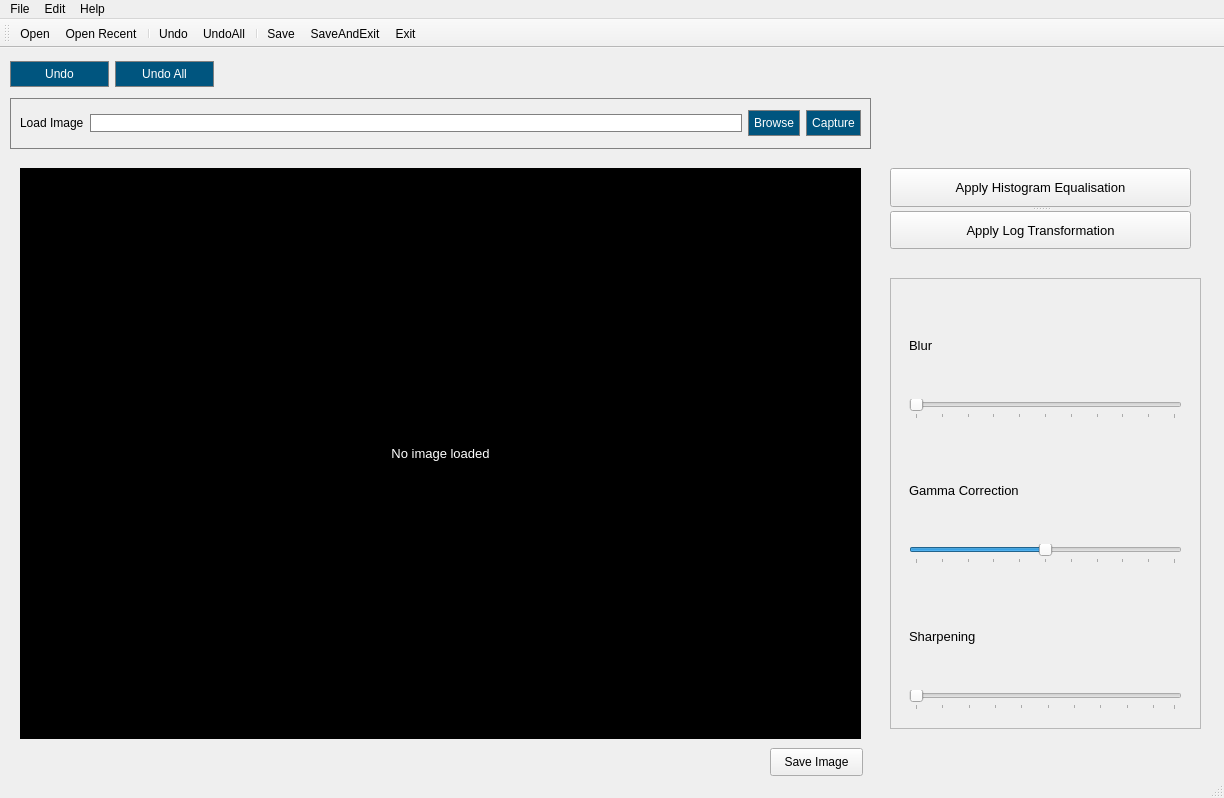
<?xml version="1.0" encoding="UTF-8"?>
<ui version="4.0">
 <class>MainWindow</class>
 <widget class="QMainWindow" name="MainWindow">
  <property name="geometry">
   <rect>
    <x>0</x>
    <y>0</y>
    <width>1224</width>
    <height>798</height>
   </rect>
  </property>
  <property name="windowTitle">
   <string>MainWindow</string>
  </property>
  <widget class="QWidget" name="centralwidget">
   <widget class="QFrame" name="ImageAq">
    <property name="geometry">
     <rect>
      <x>10</x>
      <y>50</y>
      <width>861</width>
      <height>51</height>
     </rect>
    </property>
    <property name="styleSheet">
     <string notr="true">border: 1px solid grey;
</string>
    </property>
    <property name="frameShape">
     <enum>QFrame::StyledPanel</enum>
    </property>
    <property name="frameShadow">
     <enum>QFrame::Raised</enum>
    </property>
    <layout class="QHBoxLayout" name="horizontalLayout_3">
     <item>
      <layout class="QHBoxLayout" name="horizontalLayout">
       <item>
        <widget class="QLabel" name="label_2">
         <property name="styleSheet">
          <string notr="true">font: 10pt &quot;Arial&quot;;
border: 0px;</string>
         </property>
         <property name="text">
          <string>&lt;html&gt;&lt;head/&gt;&lt;body&gt;&lt;p&gt;&lt;span style=&quot; color:#000000;&quot;&gt;Load Image&lt;/span&gt;&lt;/p&gt;&lt;/body&gt;&lt;/html&gt;</string>
         </property>
        </widget>
       </item>
       <item>
        <widget class="QLineEdit" name="lineEdit">
         <property name="styleSheet">
          <string notr="true">background-color: rgb(255, 255, 255);</string>
         </property>
        </widget>
       </item>
       <item>
        <widget class="QPushButton" name="Browse">
         <property name="styleSheet">
          <string notr="true"> border: 1px solid grey;
  color: white;
  padding: 5px 5px;
  text-align: center;
  text-decoration: none;
  display: inline-block;
font: 10pt &quot;Arial&quot;;
background-color: rgb(0, 85, 127);</string>
         </property>
         <property name="text">
          <string>Browse</string>
         </property>
        </widget>
       </item>
       <item>
        <widget class="QPushButton" name="pushButton">
         <property name="styleSheet">
          <string notr="true"> border: 1px solid grey;
  color: white;
  padding: 5px 5px;
  text-align: center;
  text-decoration: none;
  display: inline-block;
font: 10pt &quot;Arial&quot;;
background-color: rgb(0, 85, 127);</string>
         </property>
         <property name="text">
          <string>Capture</string>
         </property>
        </widget>
       </item>
      </layout>
     </item>
    </layout>
   </widget>
   <widget class="QWidget" name="layoutWidget">
    <property name="geometry">
     <rect>
      <x>10</x>
      <y>10</y>
      <width>204</width>
      <height>33</height>
     </rect>
    </property>
    <layout class="QHBoxLayout" name="horizontalLayout_2">
     <item>
      <widget class="QPushButton" name="UndoBtn">
       <property name="styleSheet">
        <string notr="true"> border: 1px solid grey;
  color: white;
  padding: 5px 5px;
  text-align: center;
  text-decoration: none;
  display: inline-block;
font: 10pt &quot;Arial&quot;;
background-color: rgb(0, 85, 127);</string>
       </property>
       <property name="text">
        <string>Undo</string>
       </property>
      </widget>
     </item>
     <item>
      <widget class="QPushButton" name="UndoAllBtn">
       <property name="styleSheet">
        <string notr="true"> border: 1px solid grey;
  color: white;
  padding: 5px 5px;
  text-align: center;
  text-decoration: none;
  display: inline-block;
font: 10pt &quot;Arial&quot;;
background-color: rgb(0, 85, 127);</string>
       </property>
       <property name="text">
        <string>Undo All</string>
       </property>
      </widget>
     </item>
    </layout>
   </widget>
   <widget class="QLabel" name="DisplayImage">
    <property name="geometry">
     <rect>
      <x>20</x>
      <y>120</y>
      <width>841</width>
      <height>571</height>
     </rect>
    </property>
    <property name="font">
     <font>
      <pointsize>10</pointsize>
     </font>
    </property>
    <property name="styleSheet">
     <string notr="true">background-color: rgb(0, 0, 0);
color: rgb(255, 255, 255);</string>
    </property>
    <property name="text">
     <string>No image loaded</string>
    </property>
    <property name="alignment">
     <set>Qt::AlignCenter</set>
    </property>
   </widget>
   <widget class="QFrame" name="frame_5">
    <property name="geometry">
     <rect>
      <x>890</x>
      <y>230</y>
      <width>311</width>
      <height>451</height>
     </rect>
    </property>
    <property name="frameShape">
     <enum>QFrame::StyledPanel</enum>
    </property>
    <property name="frameShadow">
     <enum>QFrame::Raised</enum>
    </property>
    <layout class="QVBoxLayout" name="verticalLayout_5">
     <item>
      <widget class="QWidget" name="widget" native="true">
       <layout class="QVBoxLayout" name="verticalLayout_3">
        <item>
         <widget class="QLabel" name="label_3">
          <property name="font">
           <font>
            <pointsize>10</pointsize>
           </font>
          </property>
          <property name="text">
           <string>Blur</string>
          </property>
         </widget>
        </item>
        <item>
         <widget class="QSlider" name="blur_slider">
          <property name="minimum">
           <number>0</number>
          </property>
          <property name="maximum">
           <number>10</number>
          </property>
          <property name="singleStep">
           <number>1</number>
          </property>
          <property name="pageStep">
           <number>10</number>
          </property>
          <property name="value">
           <number>0</number>
          </property>
          <property name="tracking">
           <bool>true</bool>
          </property>
          <property name="orientation">
           <enum>Qt::Horizontal</enum>
          </property>
          <property name="tickPosition">
           <enum>QSlider::TicksBelow</enum>
          </property>
          <property name="tickInterval">
           <number>1</number>
          </property>
         </widget>
        </item>
       </layout>
      </widget>
     </item>
     <item>
      <widget class="QWidget" name="widget_2" native="true">
       <layout class="QVBoxLayout" name="verticalLayout_4">
        <item>
         <widget class="QLabel" name="label_4">
          <property name="font">
           <font>
            <pointsize>10</pointsize>
           </font>
          </property>
          <property name="text">
           <string>Gamma Correction</string>
          </property>
         </widget>
        </item>
        <item>
         <widget class="QSlider" name="gamma_slider">
          <property name="minimum">
           <number>0</number>
          </property>
          <property name="maximum">
           <number>100</number>
          </property>
          <property name="singleStep">
           <number>1</number>
          </property>
          <property name="value">
           <number>50</number>
          </property>
          <property name="orientation">
           <enum>Qt::Horizontal</enum>
          </property>
          <property name="tickPosition">
           <enum>QSlider::TicksBelow</enum>
          </property>
          <property name="tickInterval">
           <number>10</number>
          </property>
         </widget>
        </item>
       </layout>
      </widget>
     </item>
     <item>
      <widget class="QWidget" name="widget_3" native="true">
       <layout class="QVBoxLayout" name="verticalLayout_6">
        <item>
         <widget class="QLabel" name="label_5">
          <property name="font">
           <font>
            <pointsize>10</pointsize>
           </font>
          </property>
          <property name="text">
           <string>Sharpening</string>
          </property>
         </widget>
        </item>
        <item>
         <widget class="QSlider" name="sharpen_slider">
          <property name="minimum">
           <number>1</number>
          </property>
          <property name="maximum">
           <number>50</number>
          </property>
          <property name="singleStep">
           <number>1</number>
          </property>
          <property name="orientation">
           <enum>Qt::Horizontal</enum>
          </property>
          <property name="tickPosition">
           <enum>QSlider::TicksBelow</enum>
          </property>
          <property name="tickInterval">
           <number>5</number>
          </property>
         </widget>
        </item>
       </layout>
      </widget>
     </item>
    </layout>
   </widget>
   <widget class="QPushButton" name="SaveImageBtn">
    <property name="geometry">
     <rect>
      <x>770</x>
      <y>700</y>
      <width>93</width>
      <height>28</height>
     </rect>
    </property>
    <property name="text">
     <string>Save Image</string>
    </property>
   </widget>
   <widget class="QSplitter" name="splitter">
    <property name="geometry">
     <rect>
      <x>890</x>
      <y>120</y>
      <width>301</width>
      <height>81</height>
     </rect>
    </property>
    <property name="orientation">
     <enum>Qt::Vertical</enum>
    </property>
    <widget class="QPushButton" name="EqualisationBtn">
     <property name="font">
      <font>
       <pointsize>10</pointsize>
      </font>
     </property>
     <property name="text">
      <string>Apply Histogram Equalisation</string>
     </property>
    </widget>
    <widget class="QPushButton" name="LogTransformBtn">
     <property name="font">
      <font>
       <pointsize>10</pointsize>
      </font>
     </property>
     <property name="text">
      <string>Apply Log Transformation</string>
     </property>
    </widget>
   </widget>
  </widget>
  <widget class="QMenuBar" name="menubar">
   <property name="geometry">
    <rect>
     <x>0</x>
     <y>0</y>
     <width>1224</width>
     <height>26</height>
    </rect>
   </property>
   <widget class="QMenu" name="menuFile">
    <property name="title">
     <string>File</string>
    </property>
    <addaction name="actionOpen"/>
    <addaction name="actionOpen_Recent"/>
    <addaction name="actionSave"/>
    <addaction name="action_SaveAndExit"/>
    <addaction name="actionExit"/>
   </widget>
   <widget class="QMenu" name="menuedit">
    <property name="title">
     <string>Edit</string>
    </property>
    <addaction name="actionUndo"/>
    <addaction name="action_UndoAll"/>
   </widget>
   <widget class="QMenu" name="menuHelp">
    <property name="title">
     <string>Help</string>
    </property>
    <addaction name="actionManual"/>
   </widget>
   <addaction name="menuFile"/>
   <addaction name="menuedit"/>
   <addaction name="menuHelp"/>
  </widget>
  <widget class="QStatusBar" name="statusbar"/>
  <widget class="QToolBar" name="toolBar">
   <property name="windowTitle">
    <string>toolBar</string>
   </property>
   <attribute name="toolBarArea">
    <enum>TopToolBarArea</enum>
   </attribute>
   <attribute name="toolBarBreak">
    <bool>false</bool>
   </attribute>
   <addaction name="actionOpen"/>
   <addaction name="actionOpen_Recent"/>
   <addaction name="separator"/>
   <addaction name="actionUndo"/>
   <addaction name="action_UndoAll"/>
   <addaction name="separator"/>
   <addaction name="actionSave"/>
   <addaction name="action_SaveAndExit"/>
   <addaction name="actionExit"/>
  </widget>
  <action name="actionNew">
   <property name="text">
    <string>New</string>
   </property>
  </action>
  <action name="actionOpen">
   <property name="text">
    <string>&amp;Open&amp;</string>
   </property>
  </action>
  <action name="actionSave">
   <property name="text">
    <string>&amp;Save&amp;</string>
   </property>
  </action>
  <action name="actionExit">
   <property name="text">
    <string>Exit</string>
   </property>
  </action>
  <action name="actionOpen_Recent">
   <property name="text">
    <string>Open Recent</string>
   </property>
  </action>
  <action name="actionUndo">
   <property name="text">
    <string>&amp;Undo&amp;</string>
   </property>
  </action>
  <action name="action_UndoAll">
   <property name="text">
    <string>&amp;UndoAll&amp;</string>
   </property>
  </action>
  <action name="actionManual">
   <property name="text">
    <string>Manual</string>
   </property>
  </action>
  <action name="action_SaveAndExit">
   <property name="text">
    <string>&amp;SaveAndExit&amp;</string>
   </property>
  </action>
 </widget>
 <resources/>
 <connections/>
</ui>
